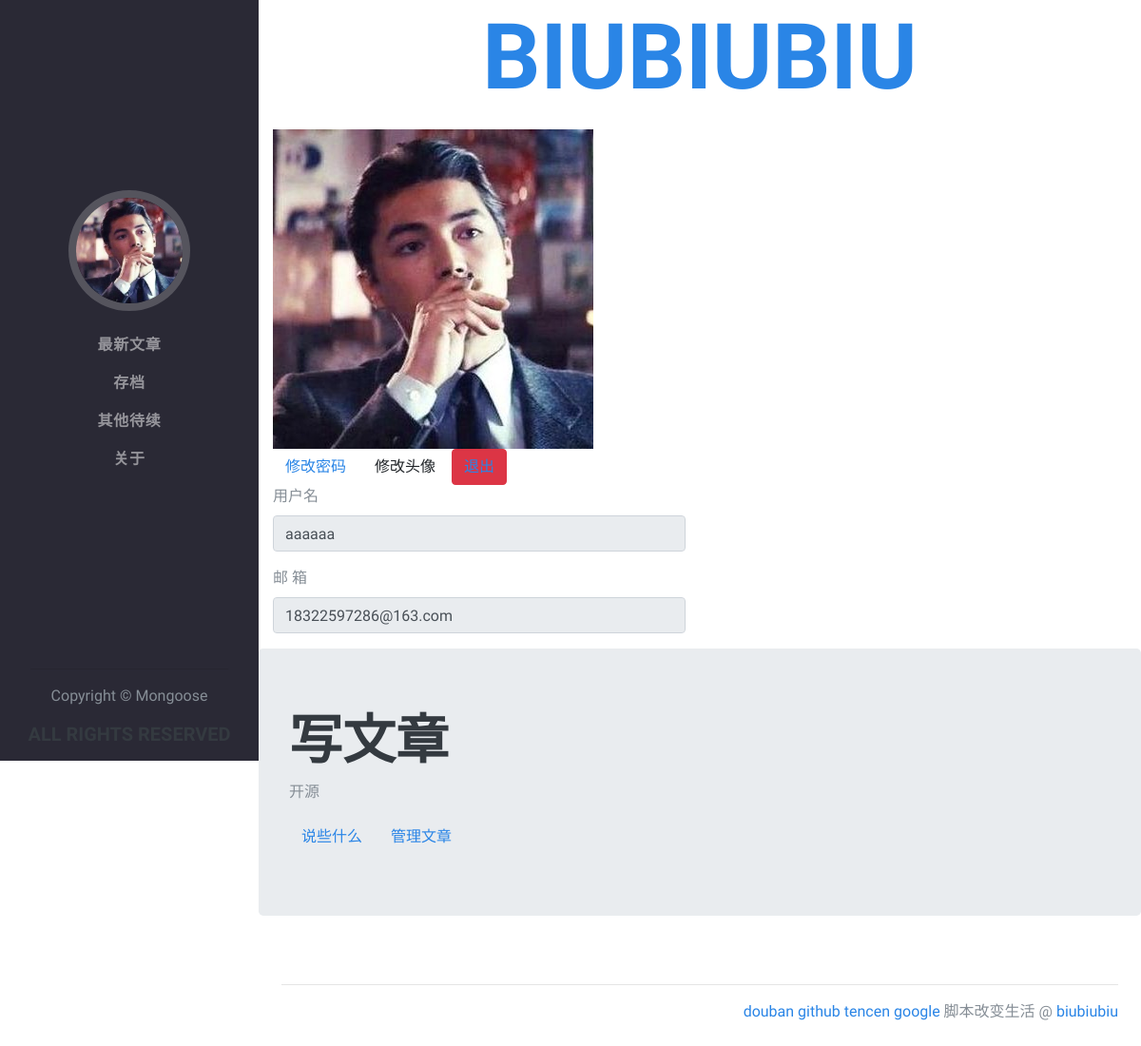
Page /user/manage/ (signed in) on the committed database.
### app/models/user.py (models this page shows, shortened)
class User(UserMixin,db.Model):
    __tablename__ = 'users'
    id = db.Column(db.Integer,primary_key=True)
    username = db.Column(db.String(32),unique=True)
    password_hash = db.Column(db.String(128))
    email = db.Column(db.String(64),unique=True)
    confirmed = db.Column(db.Boolean,default=False)
    icon = db.Column(db.String(64),unique=False,default='default.jpg')
    posts = db.relationship('Posts',backref='user',lazy='dynamic')
    @property
    def password(self):
        raise ArithmeticError('密码不可读')

### app/views/user.py (the view)
@user.route('/manage/')
@login_required
def profile():
    return render_template('user/profile.html')

### app/models/user.py (called while the page is built)
@login_manager.user_loader
def load_user(user_id):
    return User.query.get(int(user_id))

### app/views/user.py (called while the page is built)
@user.before_app_request
def before_request():
    if current_user.is_authenticated:
        if not current_user.confirmed \
                and request.endpoint \
                and request.endpoint[:5] != 'user.' \
                and request.endpoint != 'static':
            return redirect(url_for('user.unconfirmed'))

### app/templates/user/profile.html (shortened to what this page needs)
{% extends 'base/base.html' %}
{% block page_content %}
    <div class="row">
<div class="container">
    <div>
    <div class="col-xs-2 col-md-5">
            <br/>
            <img src="{{ url_for('static',filename='uploads/photos/'+current_user.icon) }}">
            <br/>
        </div>
            <div class="col-xs-8 col-md-6">
            <button class="btn btn-default" ><a href={{ url_for('user.change_password') }}>修改密码</a></button>
            <button class="btn btn-default" ><a >修改头像</a></button>
                <button class="btn btn-danger" ><a href={{ url_for('user.logout') }}>退出</a></button>
                 <div class="form-group">
                <label>用户名</label>
                <input type=text class="form-control" id="InputUsername" placeholder="Username" disabled="disabled"
                       value={{ current_user.username }}>
            </div>
            <div class="form-group">
                <label>邮 箱</label>
                <input type=text class="form-control" id="InputEmail" placeholder="Email" disabled="disabled"
                       value={{ current_user.email }}>
            </div>
                </div>
            </div>
    <div class="jumbotron">
        <h2>写文章</h2>
        <p>开源</p>
        <button class="btn btn-default"><a href={{ url_for('user.note') }}>说些什么</a></button>
        <button class="btn btn-default"><a href={{ url_for('user.manage_del_mod') }}>管理文章</a></button>
    </div>
</div>
    </div>
{% endblock %}

### rows in the picture
User: icon (placeholder picture), username "aaaaaa", email "18322597286@163.com"
